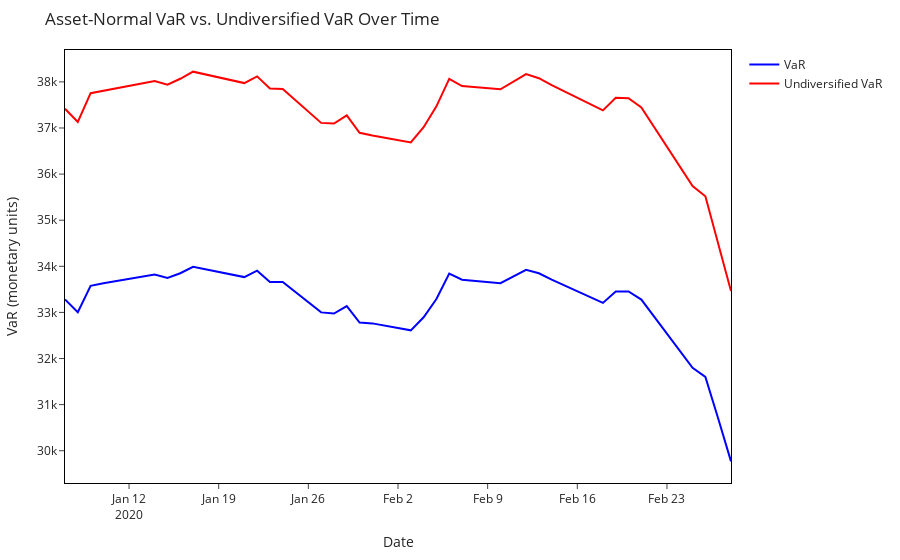

Notebook code cell kept with this figure:
### Markdown cell above
### Visualizations

Here add linea tratteggiata like in the other plots to visualize interactively

### Code cell
InteractivePlots.interactive_plot_var_series(summary_df)

### Figure 1 — Plotly figure (JSON) as saved in the notebook; plotly's stock layout.template omitted (floating-point values rounded to 4 significant figures)
{"data": [{"hovertemplate": "Date: %{x}<br>VaR = %{y:.2f}<extra></extra>", "line": {"color": "blue"}, "name": "VaR", "type": "scatter", "x": ["2020-01-07", "2020-01-08", "2020-01-09", "2020-01-10", "2020-01-14", "2020-01-15", "2020-01-16", "2020-01-17", "2020-01-21", "2020-01-22", "2020-01-23", "2020-01-24", "2020-01-27", "2020-01-28", "2020-01-29", "2020-01-30", "2020-01-31", "2020-02-03", "2020-02-04", "2020-02-05", "2020-02-06", "2020-02-07", "2020-02-10", "2020-02-12", "2020-02-13", "2020-02-14", "2020-02-18", "2020-02-19", "2020-02-20", "2020-02-21", "2020-02-25", "2020-02-26", "2020-02-27", "2020-02-28"], "y": [33280.0, 33000.0, 33580.0, 33630.0, 33820.0, 33750.0, 33850.0, 33990.0, 33770.0, 33900.0, 33660.0, 33660.0, 33000.0, 32970.0, 33140.0, 32780.0, 32760.0, 32610.0, 32890.0, 33290.0, 33840.0, 33710.0, 33630.0, 33920.0, 33850.0, 33710.0, 33210.0, 33450.0, 33450.0, 33280.0, 31800.0, 31600.0, 30700.0, 29770.0]}, {"hovertemplate": "Date: %{x}<br>Undiversified VaR = %{y:.2f}<extra></extra>", "line": {"color": "red"}, "name": "Undiversified VaR", "type": "scatter", "x": ["2020-01-07", "2020-01-08", "2020-01-09", "2020-01-10", "2020-01-14", "2020-01-15", "2020-01-16", "2020-01-17", "2020-01-21", "2020-01-22", "2020-01-23", "2020-01-24", "2020-01-27", "2020-01-28", "2020-01-29", "2020-01-30", "2020-01-31", "2020-02-03", "2020-02-04", "2020-02-05", "2020-02-06", "2020-02-07", "2020-02-10", "2020-02-12", "2020-02-13", "2020-02-14", "2020-02-18", "2020-02-19", "2020-02-20", "2020-02-21", "2020-02-25", "2020-02-26", "2020-02-27", "2020-02-28"], "y": [37420.0, 37130.0, 37760.0, 37810.0, 38020.0, 37940.0, 38070.0, 38220.0, 37970.0, 38120.0, 37860.0, 37840.0, 37110.0, 37100.0, 37270.0, 36890.0, 36840.0, 36690.0, 37020.0, 37470.0, 38070.0, 37910.0, 37840.0, 38170.0, 38080.0, 37930.0, 37380.0, 37650.0, 37650.0, 37440.0, 35740.0, 35520.0, 34480.0, 33460.0]}], "layout": {"margin": {"b": 50, "l": 60, "r": 60, "t": 50}, "title": {"text": "Asset-Normal VaR vs. Undiversified VaR Over Time"}, "xaxis": {"linecolor": "black", "linewidth": 1, "mirror": true, "showline": true, "title": {"text": "Date"}}, "yaxis": {"linecolor": "black", "linewidth": 1, "mirror": true, "showline": true, "title": {"text": "VaR (monetary units)"}}}}
